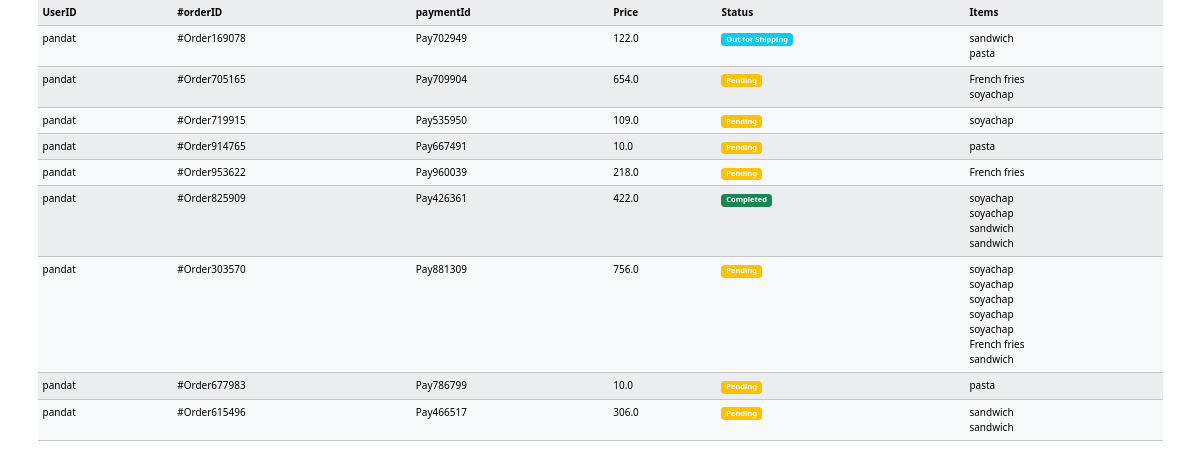
Page /myorder/ (signed in) on the committed database.
### myproject/models.py (models this page shows, shortened)
class Order(models.Model):
          user = models.ForeignKey(User, on_delete=models.CASCADE)
          fname = models.CharField(max_length=150, null=False)
          lname = models.CharField(max_length=150, null=False)
          email = models.CharField(max_length=150, null=False)
          phone = models.CharField(max_length=150, null=False)
          address = models.TextField(null=False)
          city = models.CharField(max_length=150, null=False)
          state = models.CharField(max_length=150, null=False)
          country = models.CharField(max_length=150, null=False)
          pincode = models.CharField(max_length=150, null=False)
          total_price = models.FloatField(max_length=150, null=False)
          payment_id = models.CharField(max_length=150, null=False)
          payment_method = models.CharField(max_length=150, default='COD')
          orderStatuses = (
                    ('pending','Pending'),
                    ('Out for Shipping', 'Out for Shipping'),
                    ('Completed','Completed'),
          )
          status = models.CharField(max_length=150, choices=orderStatuses, default='Pending')
          message = models.TextField(null= True)
          tracking_no = models.CharField(max_length=150 , null=True)
          created_at = models.DateTimeField(auto_now_add=True)
          updated_at = models.DateTimeField(auto_now=True)
          def __str__(self):
                    return '{} - {}'.format(self.id, self.tracking_no)

class OrderItem(models.Model):
          order = models.ForeignKey(Order, on_delete=models.CASCADE)
          receipe = models.ForeignKey(Receipe, on_delete=models.CASCADE)
          price = models.FloatField(null=False)
          quantity = models.IntegerField(null=False)

class Receipe(models.Model):
          receipe_name = models.CharField(max_length =50)
          receipe_description = models.CharField(max_length = 50)
          receipe_image = models.ImageField(upload_to='images',default='a')
          price = models.CharField(max_length=50,default='10')
          category_name= models.ForeignKey(Category, on_delete=models.CASCADE,null=True)
          def __str__(self):
                    return self.receipe_name

### myproject/views.py (the view)
# urls.py: path('myorder/',myorders,name='myorders'),
def myorders(request):
      orderobj=Order.objects.filter(user=request.user)
      orders=[]
      for orobj in orderobj:
            orders.append({
                  'order':orobj,
                  'items':OrderItem.objects.filter(order=orobj)
            })
      return render(request,'myorder.html',{"orders":orders})
      pass

### templates/myorder.html (shortened to what this page needs)
<!DOCTYPE html>
<html lang="en">
  <head>
    {% load static %}
    <link rel="stylesheet" href="{% static 'CSS/myOrder.css' %}" />
    <link
      rel="stylesheet"
      href="https://cdnjs.cloudflare.com/ajax/libs/font-awesome/6.5.2/css/all.min.css"
    />
    <link
      href="https://cdn.jsdelivr.net/npm/bootstrap@5.3.3/dist/css/bootstrap.min.css"
      rel="stylesheet"
    />
  </head>
  <body>
    <div class="container">
      <div class="table-responsive">
        <table class="table table-striped table-light table-hover">
          <tr>
            <th>UserID</th>
            <th>#orderID</th>
            <th>paymentId</th>
            <th>Price</th>
            <th>Status</th>
            <th>Items</th>
          </tr>
          {% for o in orders %}
          <tr>
            <td>{{o.order.user}}</td>
            <td>#{{o.order.tracking_no}}</td>
            <td>{{o.order.payment_id}}</td>
            <td>{{o.order.total_price}}</td>
            <td>
              <span
                class="badge {% if o.order.status == 'Out for Shipping' %} bg-info {% elif o.order.status == 'Pending' %} bg-warning {% elif o.order.status == 'Completed' %} bg-success {%endif%}"
                >{{o.order.status}}</span
              >
            </td>
            <td>
              {% for i in o.items %} {{i.receipe}}<br />
              {% endfor %}
            </td>
          </tr>
          {% endfor %}
        </table>
      </div>
    </div>
  </body>
</html>

### static/CSS/myOrder.css (style rules this page uses)
html { -webkit-box-sizing: border-box; -moz-box-sizing: border-box; box-sizing: border-box; }
*, *:before, *:after { -webkit-box-sizing: inherit; -moz-box-sizing: inherit; box-sizing: inherit; }
html { font-size: 62.5%; }
body { font-size: 16px; font-size: 1.6rem; line-height: 1.625; }

### rows in the picture
Order: order.user "pandat", order.tracking_no "Order169078", order.payment_id "Pay702949", order.total_price "122.0", order.status "Out for Shipping"
OrderItem: receipe "sandwich"
OrderItem: receipe "pasta"
Order: order.user "pandat", order.tracking_no "Order705165", order.payment_id "Pay709904", order.total_price "654.0", order.status "Pending"
OrderItem: receipe "French fries"
OrderItem: receipe "soyachap"
Order: order.user "pandat", order.tracking_no "Order719915", order.payment_id "Pay535950", order.total_price "109.0", order.status "Pending"
OrderItem: receipe "soyachap"
Order: order.user "pandat", order.tracking_no "Order914765", order.payment_id "Pay667491", order.total_price "10.0", order.status "Pending"
OrderItem: receipe "pasta"
Order: order.user "pandat", order.tracking_no "Order953622", order.payment_id "Pay960039", order.total_price "218.0", order.status "Pending"
OrderItem: receipe "French fries"
Order: order.user "pandat", order.tracking_no "Order825909", order.payment_id "Pay426361", order.total_price "422.0", order.status "Completed"
OrderItem: receipe "soyachap"
OrderItem: receipe "soyachap"
OrderItem: receipe "sandwich"
OrderItem: receipe "sandwich"
Order: order.user "pandat", order.tracking_no "Order303570", order.payment_id "Pay881309", order.total_price "756.0", order.status "Pending"
OrderItem: receipe "soyachap"
OrderItem: receipe "soyachap"
OrderItem: receipe "soyachap"
OrderItem: receipe "soyachap"
OrderItem: receipe "soyachap"
OrderItem: receipe "French fries"
OrderItem: receipe "sandwich"
Order: order.user "pandat", order.tracking_no "Order677983", order.payment_id "Pay786799", order.total_price "10.0", order.status "Pending"
OrderItem: receipe "pasta"
Order: order.user "pandat", order.tracking_no "Order615496", order.payment_id "Pay466517", order.total_price "306.0", order.status "Pending"
OrderItem: receipe "sandwich"
OrderItem: receipe "sandwich"
